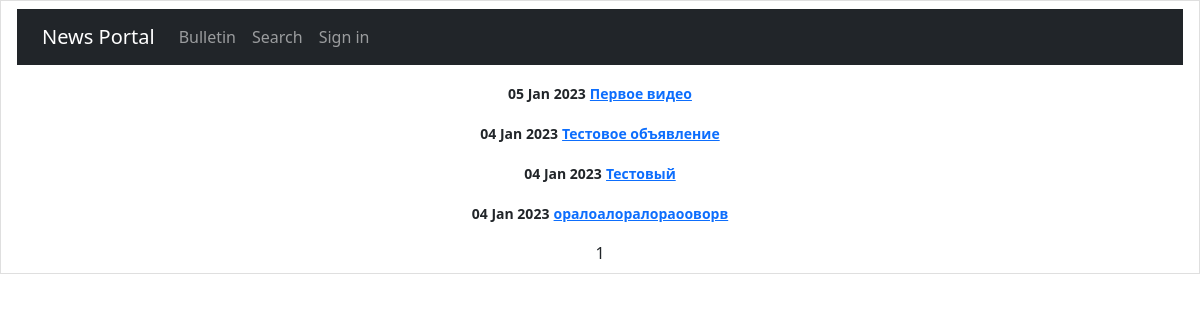
The app's page /bulletin/ with its own data.
### bulletin/models.py (models this page shows, shortened)
class Post(models.Model):
    class Meta:
        verbose_name = u"Объявление"
        verbose_name_plural = u"Объявления"
    author = models.ForeignKey(User, on_delete=models.CASCADE, verbose_name='Автор')
    dateCreation = models.DateTimeField(auto_now_add=True, verbose_name='Дата')
    category = models.ForeignKey(
        to='PostCategory',
        on_delete=models.CASCADE,
        related_name='post',
        verbose_name='Категория'  # все продукты в категории будут доступны через поле news
    )
    title = models.CharField(max_length=128, verbose_name='Заголовок')
    text = RichTextUploadingField()
    like = models.ManyToManyField(User, related_name='rating')

### bulletin/views.py (the view)
# urls.py: path('', cache_page(5)(PostList.as_view()), name='post_list'),
class PostList(ListView):
    model = Post
    ordering = 'title'
    template_name = 'post.html'
    context_object_name = 'post'
    paginate_by = 10

### bulletin/templatetags/custom_filters.py (called while the page is built)
@register.filter()
def censor(value):
    for word in black_words:
        value = value.replace(word[1:], '*' * (len(word) - 1))
    return value

### templates/post.html (shortened to what this page needs)
{% extends 'flatpages/default.html' %}
{% load custom_filters %}
{% block content %}
   {% if post %}
           {% for new in post|dictsortreversed:"dateCreation"%}
            <html class="list-group-item">
                    <p><small class="fw-bold">{{ new.dateCreation|date:'d M Y' }}</small>
                       <small class="fw-bold"><a href="{% url 'post_detail' new.id %}">{{ new.title|censor}}</a></small></p>
            {% endfor %}
   {% else %}
       <h2>Новостей нет, но вы держитесь!</h2>
   {% endif %}
   {{ page_obj.number }}
{% endblock content %}

### records on screen
Post: dateCreation "05 Jan 2023", title|censor "Первое видео"
Post: dateCreation "04 Jan 2023", title|censor "Тестовое объявление"
Post: dateCreation "04 Jan 2023", title|censor "Тестовый"
Post: dateCreation "04 Jan 2023", title|censor "оралоалоралораооворв"

### other values on screen
{{ page_obj.number }} "1"
